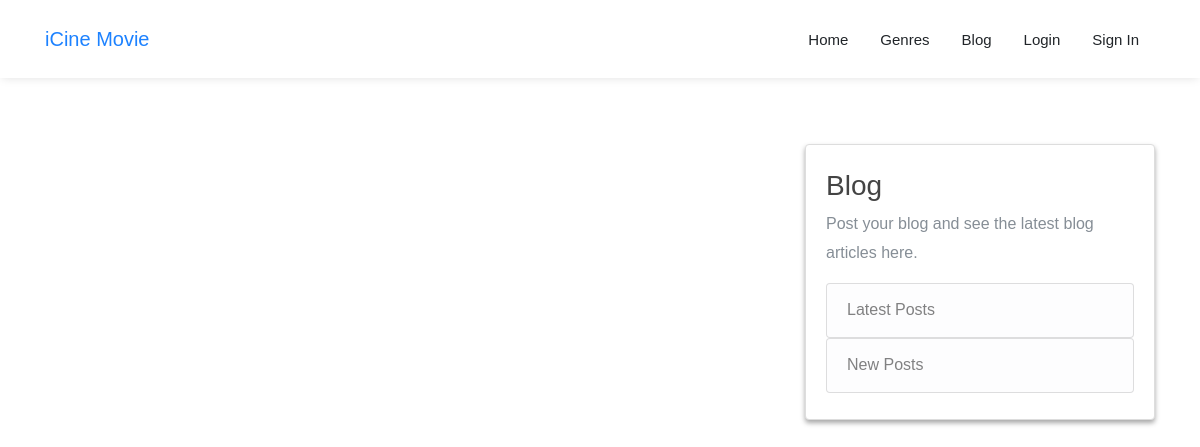
The page /blog/ on the database as committed earlier.
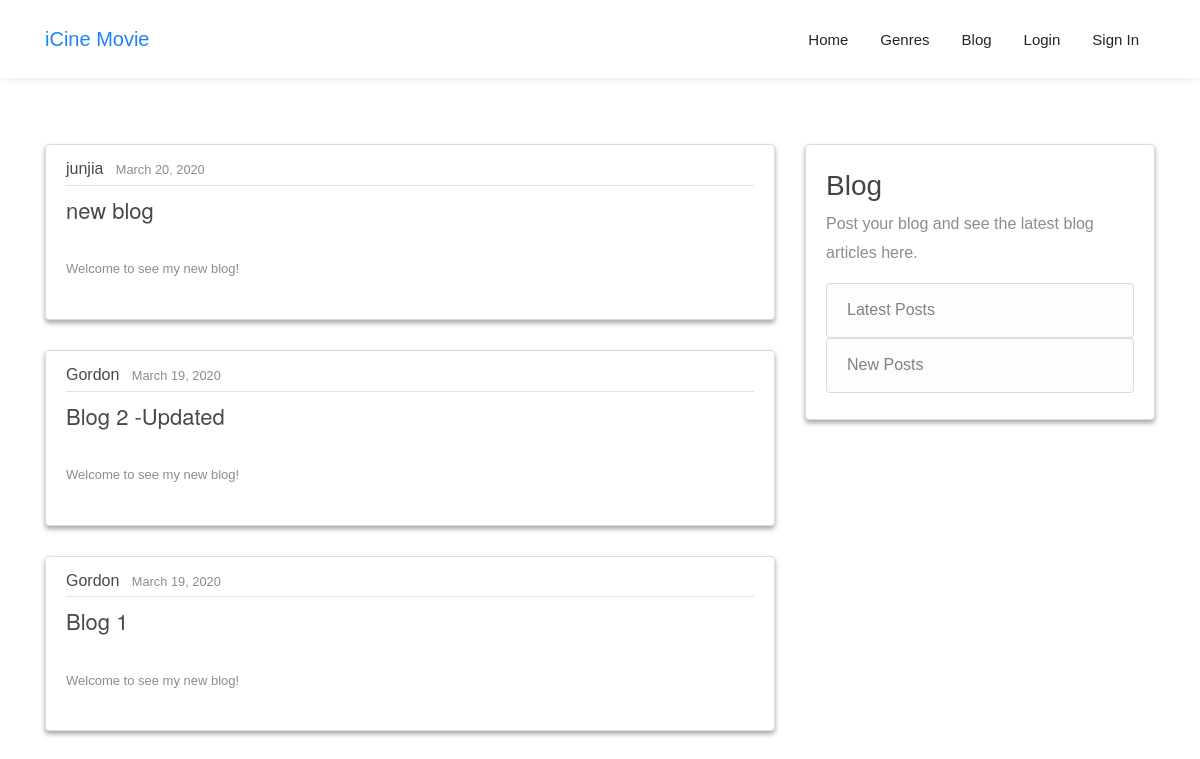
The same page on the database as committed later.
### blog/models.py (models this page shows, shortened)
class Post(models.Model):
	author = models.ForeignKey(UserProfile, on_delete=models.CASCADE)
	title = models.CharField(max_length=100)
	subTitle = models.TextField(max_length=100, default='Welcome to see my new blog!')
	content = models.TextField()
	date_posted = models.DateTimeField(default=timezone.now)

### custom_user/models.py (models this page shows, shortened)
class UserProfile(AbstractUser):
    mobile = models.CharField(max_length=11, null=True, blank=True, verbose_name = "Phone Number")
    image = models.ImageField(upload_to = "image", verbose_name = "Images")
    wechat = models.CharField(max_length=11, null=True, blank=True, verbose_name="FaceBook ID")
    location = models.CharField(max_length=11, null=True, blank=True, verbose_name="Address")
    class Meta:
        verbose_name = "User Information"
        verbose_name_plural = verbose_name

### blog/views.py (the view)
# urls.py: path('', PostListView.as_view(), name='blog'),
class PostListView(ListView):
    model = Post
    template_name = 'blog/blog.html'  # <app>/<model>_<viewtype>.html
    context_object_name = 'posts'
    ordering = ['-date_posted']

### blog/templates/blog/blog.html (shortened to what this page needs)
{% extends 'base.html' %}
{% load staticfiles %}
{% block content %}
    <section class="pb_section pb_section_v1" data-section="about" id="index">
      <div class="container">
            <div class="row mt-0 mb-3">
              <div class="col-md-8">
                {% for post in posts %}
                  <article class="media content-section">
                    <div class="media-body">
                      <div class="article-metadata">
                        <a class="article-metafont mr-2" href="#">{{ post.author }}</a>
                        <small class="text-muted">{{ post.date_posted|date:"F d, Y" }}</small>
                      </div>
                      <div class="col-xs-12">
                      <div class="article-title">
                          <a class="article-font" href="{% url 'blog:postDetail' post.id %}">{{ post.title }}</a>
                      </div>
                      <div class="article-subTitle">
                        {{ post.subTitle }}
                      </div>
                      </div>
                    </div>
                  </article>
                {% endfor %}
              </div>
              <div class="col-md-4">
                <div class="content-section">
                  <h3 class="mt-3">Blog</h3>
                  <p class='text-muted'>Post your blog and see the latest blog articles here.
                    <ul class="list-group">
                      <a href="/blog/"><li class="list-group-item list-group-item-light">Latest Posts</li></a>
                      <a href="{% url 'blog:postCreate' %}"><li class="list-group-item list-group-item-light">New Posts</li></a>
                    </ul>
                  </p>
                </div>
              </div>
            </div>
        </div>
    </section>
{% endblock %}

### templates/base.html (shortened to what this page needs)
<!DOCTYPE html>
{% load staticfiles %}
<html lang="en">
<head>
    <link rel="stylesheet" href="{% static 'css/bootstrap/bootstrap.css' %}">
    <link rel="stylesheet" href="{% static 'fonts/ionicons/css/ionicons.min.css' %}">
    <link rel="stylesheet" href="{% static 'fonts/law-icons/font/flaticon.css' %}">
    <link rel="stylesheet" href="{% static 'fonts/fontawesome/css/font-awesome.min.css' %}">
    <link rel="stylesheet" href="{% static 'css/slick.css' %}">
    <link rel="stylesheet" href="{% static 'css/slick-theme.css' %}">
    <link rel="stylesheet" href="{% static 'css/helpers.css' %}">
    <link rel="stylesheet" href="{% static 'css/style.css' %}">
</head>
<body data-spy="scroll" data-target="#pb-navbar" data-offset="200">
    <nav class="navbar navbar-expand-lg navbar-dark pb_navbar pb_scrolled-light" id="pb-navbar">
      <div class="container">
        <a class="navbar-brand" href="/">iCine Movie</a>
        <div class="collapse navbar-collapse" id="probootstrap-navbar">
          <ul class="navbar-nav ml-auto">
            <li class="nav-item"><a class="nav-link" href="/">Home</a></li>
            <li class="nav-item"><a class="nav-link" href="/sort/">Genres</a></li>
             <li class="nav-item"><a class="nav-link" href="{% url 'blog:blog' %}">Blog</a></li>
              {% if request.user.is_authenticated %}
              <li class="nav-item"><a class="nav-link" href="{% url 'search' %}">Search</a></li>
                  <li class="nav-item"><a class="nav-link" href="{% url 'users:detail' %}">{{ request.user.username }}</a></li>
                  <li class="nav-item"><a class="nav-link" href="{% url 'users:logout' %}">Logout</a></li>
              {% else %}
                <li class="nav-item"><a class="nav-link" href="{% url 'users:login' %}">Login</a></li>
                <li class="nav-item"><a class="nav-link" href="{% url 'users:register' %}">Sign In</a></li>
              {% endif %}
          </ul>
        </div>
      </div>
    </nav>
    {% block content %}
    {% endblock %}
</body>
</html>

### static/css/style.css (style rules this page uses)
html { overflow-x: hidden; font-size: 1em; }
body { font-family: "Montserrat", Arial, sans-serif; }
input, textarea, p { font-weight: 300; }
h1, h2, h3, h4, h5, h6 { font-weight: 300 !important; }
a { -webkit-transition: .3s all ease; -o-transition: .3s all ease; transition: .3s all ease; }
.pb_navbar { position: absolute; top: 0; left: 0; z-index: 100; width: 100%; font-family: "Montserrat", Arial, sans-serif; }
.pb_navbar > .container { position: relative; }
.pb_navbar ul > li > a { color: white !important; }
.pb_navbar .nav-link { font-size: 15px; padding-left: 1rem !important; padding-right: 1rem !important; }
.pb_navbar.scrolled { position: fixed; right: 0; left: 0; top: 0; margin-top: -130px; }
.pb_navbar.scrolled .nav-link { padding-top: .5rem; padding-bottom: .5rem; }
.pb_navbar.scrolled.awake { margin-top: 0px; -webkit-transition: .3s all ease-out; -o-transition: .3s all ease-out; transition: .3s all ease-out; }
.pb_navbar.scrolled.pb_scrolled-light { background: #fff !important; -webkit-box-shadow: 0px 1px 10px -2px rgba(0, 0, 0, 0.15); -moz-box-shadow: 0px 1px 10px -2px rgba(0, 0, 0, 0.15); box-shadow: 0px 1px 10px -2px rgba(0, 0, 0, 0.15); }
.pb_navbar.scrolled.pb_scrolled-light .navbar-brand { color: #1d82ff; }
.pb_navbar.scrolled.pb_scrolled-light ul li a { color: #212529 !important; }
.pb_section { padding: 9em 0; position: relative; display: block; }

### blog/templates/blog/blog.html (style rules this page uses)
h1, h2, h3, h4, h5, h6 { color: #444444; }
ul { margin: 0; }
.content-section { background: #ffffff; padding: 10px 20px; border: 1px solid #dddddd; border-radius: 4px; box-shadow: 0 3px 5px 0 rgba(0,0,0,.35); margin-bottom: 30px; }
.article-title { margin-bottom: 28px; }
.article-font { font-size: 22px; font-family: helvetica neue,Helvetica,Arial,sans-serif; color: #494949; }
.article-subTitle { font-size: 13px; margin-bottom: 28px; }
.article-metafont { font-size: 16px; color: #494949; }
.article-metadata { padding-bottom: 1px; margin-bottom: 4px; border-bottom: 1px solid #e3e3e3 }
.col-xs-12 { width: 100%; }

Rows that differ between the two databases and show on the page:
added Post: author "junjia", date_posted "March 20, 2020", title "new blog", subTitle "Welcome to see my new blog!"
added Post: author "Gordon", date_posted "March 19, 2020", title "Blog 2 -Updated", subTitle "Welcome to see my new blog!"
added Post: author "Gordon", date_posted "March 19, 2020", title "Blog 1", subTitle "Welcome to see my new blog!"
